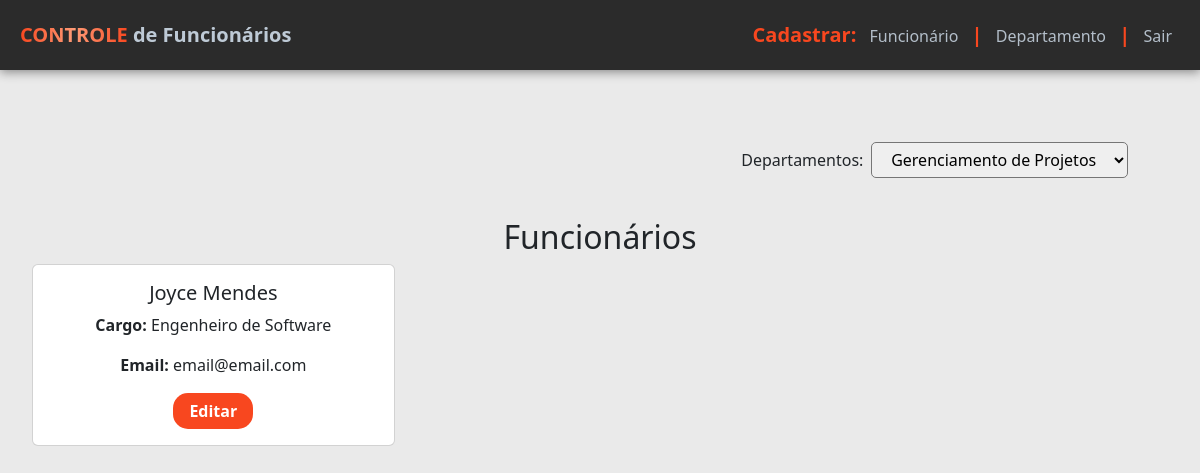
The app's page /index.php?departamento=6 (signed in) with its own data.
### tables this page shows
CREATE TABLE `employee` (
  `Id` bigint(20) NOT NULL,
  `EmployeeName` varchar(100) NOT NULL,
  `CPF` varchar(20) NOT NULL,
  `Email` varchar(100) NOT NULL,
  `DateOfBirth` date NOT NULL,
  `AdmissionDate` datetime NOT NULL DEFAULT current_timestamp(),
  `DepartmentId` int(11) NOT NULL,
  `Position` varchar(100) NOT NULL
);

### index.php (the view, shortened to what this page needs)
<?php
    require_once 'Connection.php';
?>
<!DOCTYPE html>
<html lang="pt-br">
<head>
    <link href="https://cdn.jsdelivr.net/npm/bootstrap@5.2.2/dist/css/bootstrap.min.css" rel="stylesheet"
>
    <link rel="stylesheet" href="css/header.css">
    <link rel="stylesheet" href="css/style.css">
</head>
<body>
    <?php require_once 'header.php'; ?>
    <main>
        <form class="department" action="/employeeManagement" method="get">
            <label for="department">Departamentos:</label>
            <?php
            $depart = null;
            if (isset($_GET['departamento'])) {
                $depart = $_GET['departamento'];
            }
            $query = "SELECT * FROM `Department`";
            $result = mysqli_query($conn, $query);
            ?>
            <select id="department" onchange="this.form.submit()" name="departamento">
                <?php
                while ($row = mysqli_fetch_assoc($result)) {
                    $selected = ($row['Id'] == $depart) ? 'selected' : '';
                    echo "<option value='{$row['Id']}' $selected>{$row['DepartmentName']}</option>";
                }
                ?>
            </select>
        </form>
        <h2>Funcionários</h2>
        <div class="row row-cols-1 row-cols-md-3 g-4">
            <?php
            $result = null;
            if ($depart && $depart !== "Selecione um Departamento") {
                $query = "SELECT * FROM `Employee` WHERE `DepartmentId` = $depart";
                $result = mysqli_query($conn, $query);
            } else {
                $query = "SELECT * FROM `Employee`";
                $result = mysqli_query($conn, $query);
            }
            if ($result) {
                while ($row = mysqli_fetch_assoc($result)) {
                    ?>
                    <div class="col">
                        <div class="card h-100">
                            <div class="card-body">
                                <h5 class="card-title"><?php echo $row['EmployeeName'] ?></h5>
                                <p class="card-text"><b>Cargo:</b> <?php echo $row['Position'] ?></p>
                                <p class="card-text"><b>Email:</b> <?php echo $row['Email'] ?></p>
                                <a href="/employeeManagement/editarFuncionario.php?CPF=<?php echo $row['CPF']; ?>" class="btn btn-secondary employee_editar">Editar</a>
                            </div>
                        </div>
                    </div>
            <?php
                }
            }
            ?>
        </div>
    </main>
</body>
</html>

### css/style.css (style rules this page uses)
body { background-color: #eaeaea; }
main { margin: 2em; }
.department { display: flex; padding: 2em; align-items: center; justify-content: end; flex-wrap: wrap; }
.department select { border-radius: 5px; padding: 0.3em; cursor: pointer; margin: .5em; }
.department option { text-align: center; }
h2 { text-align: center; }
.card { align-items: center; text-align: center; }
.employee_editar { background-color: rgb(248, 71, 31); font-weight: bold; border: 0; border-radius: 15px; width: 80px; }

### records on screen
employee: EmployeeName "Joyce Mendes", Position "Engenheiro de Software", Email "email@email.com"

### other values on screen
form field departamento "Gerenciamento de Projetos"
